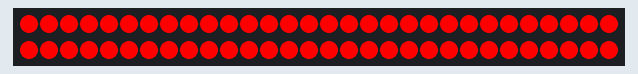
Bench run of a sketch on a simulated Arduino Uno, built with avr-gcc and run on an emulated ATmega328P. Shown: 60 RGB LEDs in strip order, left to right, continuing on the next row.

Above: at 0.8 s.
At 1.6 s:
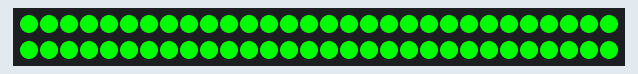
At 2.3 s:
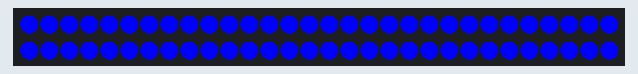

The sketch:

Script.ino
```cpp
#include "FastLED.h"
#define LedAmount 60
#define UsedDataPin 7
#define SerialRate 115200
CRGB LedArray[LedAmount];

void setup()
{
  //Add all leds to FastLed
  FastLED.addLeds<NEOPIXEL, UsedDataPin>(LedArray, LedAmount);

  //Begin serial connection
  Serial.begin(SerialRate);

  //Startup RGB color test
  delay(750);
  LEDS.showColor(CRGB(255, 0, 0));
  delay(750);
  LEDS.showColor(CRGB(0, 255, 0));
  delay(750);
  LEDS.showColor(CRGB(0, 0, 255));
  delay(750);
  LEDS.showColor(CRGB(0, 0, 0));
}

void loop()
{
  if (Serial.available())
  {
    //Read incoming data and check header
    if (Serial.read() != 'A') { return; }
    if (Serial.read() != 'd') { return; }
    if (Serial.read() != 'a') { return; }

    //Read incoming data and set colors
    for (uint16_t LedId = 0; LedId < LedAmount; LedId++)
    {
      LedArray[LedId].r = Serial.read();
      LedArray[LedId].g = Serial.read();
      LedArray[LedId].b = Serial.read();
    }

    //Update the led strip
    FastLED.show();
  }
}
```

Measured:
- what the display in image 0 shows lasts 0.7 s, from 0.8 s to 1.5 s
